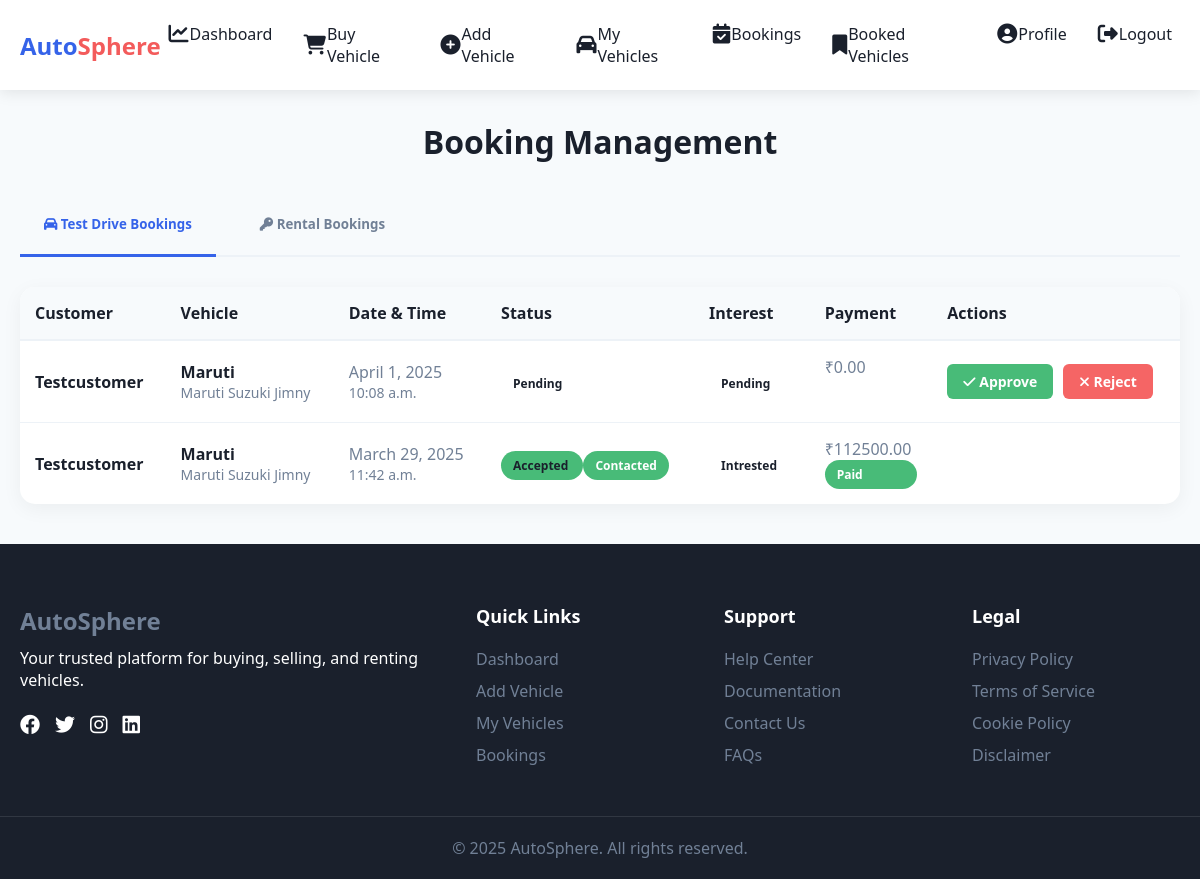
The app's page /Dealer/bookings/ (signed in), older data.
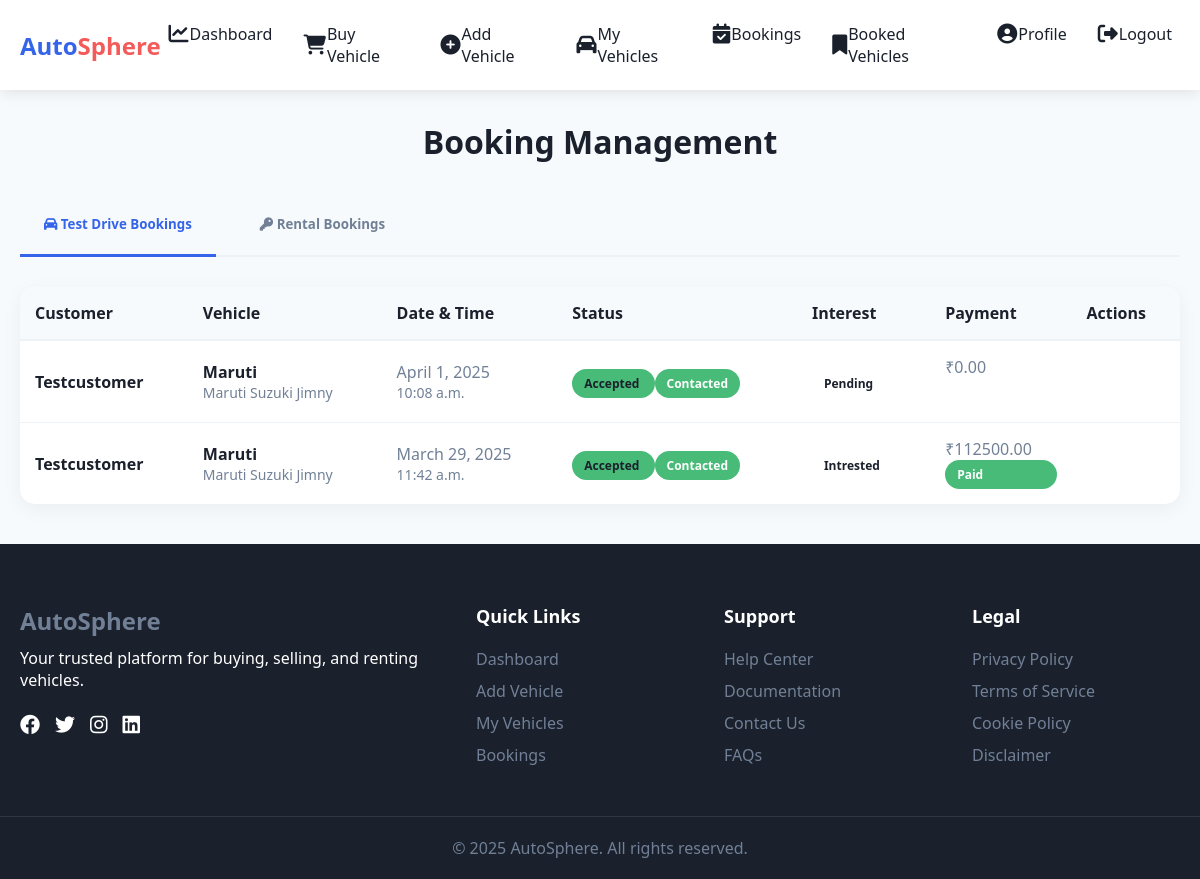
The same page, newer data.
### Customer/models.py (models this page shows, shortened)
class TestDriveBooking(models.Model):
    customer = models.ForeignKey(Customer, on_delete=models.CASCADE, null=True, blank=True)  # Allow null for dealers
    dealer = models.ForeignKey(Dealer, on_delete=models.CASCADE, null=True, blank=True)  # Optional Dealer field
    vehicle = models.ForeignKey(Vehicle, on_delete=models.CASCADE)
    date = models.DateField()
    time = models.TimeField()
    status = models.CharField(max_length=20, choices=[("Pending", "Pending"), ("Accepted", "Accepted"), ("Rejected", "Rejected")], default="Pending")
    payment_status = models.CharField(max_length=20, choices=[("Pending", "Pending"), ("Paid", "Paid")], default="Pending")
    Payment_amount = models.DecimalField(max_digits=10, decimal_places=2, default=0.00)
    Contancted = models.CharField(max_length=20, choices=[("Pending", "Pending"), ("Contacted", "Contacted")], default="Pending")
    Intrested = models.CharField(max_length=20, choices=[("Pending", "Pending"), ("Intrested", "Intrested"),("Not-Intrested", "Not-Intrested")], default="Pending")

class Customer(models.Model):
    name = models.CharField(max_length=100)
    email = models.EmailField(unique=True)
    phone = models.CharField(max_length=15, unique=True)
    registered_at = models.DateTimeField(default=now)
    approval_status = models.BooleanField(default=False)
    password = models.CharField(max_length=128)
    id_proof_number = models.CharField(max_length=50, unique=True)
    profile_image = models.ImageField(upload_to='profile_images/', null=True, blank=True)
    address = models.TextField()

class Vehicle(models.Model):
    SALE = 'sale'
    RENT = 'rent'
    VEHICLE_TYPES = [
        (SALE, 'For Sale'),
        (RENT, 'For Rent'),
    ]
    dealer = models.ForeignKey(Dealer, on_delete=models.CASCADE, null=True, blank=True)
    showroom_dealer = models.ForeignKey(Showroom, on_delete=models.CASCADE, null=True, blank=True)
    owner = models.ForeignKey(Customer, on_delete=models.CASCADE, null=True, blank=True)
    title = models.CharField(max_length=255)
    brand = models.CharField(max_length=100)
    model = models.CharField(max_length=100)
    year = models.PositiveIntegerField()
    price = models.DecimalField(max_digits=10, decimal_places=2)
    vehicle_type = models.CharField(max_length=10, choices=VEHICLE_TYPES, default=SALE)
    description = models.TextField()
    mileage = models.PositiveIntegerField(null=True, blank=True)
    fuel_type = models.CharField(max_length=50, choices=[("Petrol", "Petrol"), ("Diesel", "Diesel"), ("Electric", "Electric")])
    transmission = models.CharField(max_length=50, choices=[("Manual", "Manual"), ("Automatic", "Automatic")])
    available = models.BooleanField(default=True)
    image = models.ImageField(upload_to="vehicle_images/", null=True, blank=True)
    created_at = models.DateTimeField(default=now)

### Dealer/views.py (the view)
# urls.py: path("bookings/", views.dealer_bookings, name="dealer_bookings"),
def dealer_bookings(request):
    if "did" not in request.session:
        return redirect("Dealer:login")
    dealer_id = request.session["did"]
    test_drives = TestDriveBooking.objects.filter(vehicle__dealer_id=dealer_id).order_by("-date", "-time")
    rentals = RentalBooking.objects.filter(vehicle__dealer_id=dealer_id).order_by("-rental_date")
    return render(
        request,
        "Dealer/dealer_bookings.html",
        {"test_drives": test_drives, "rentals": rentals},
    )

### Dealer/templates/Dealer/dealer_bookings.html (shortened to what the changed rows need)
<!DOCTYPE html>
<html lang="en">
<head>
    <link rel="stylesheet" href="https://cdnjs.cloudflare.com/ajax/libs/font-awesome/6.4.0/css/all.min.css">
</head>
<body>
    <div class="bookings-container">
        <div class="page-header">
            <h2>Booking Management</h2>
        </div>
        <div id="test-drives" class="tab-content active">
            <div class="booking-card">
                <table class="booking-table">
                    <thead>
                        <tr>
                            <th>Customer</th>
                            <th>Vehicle</th>
                            <th>Date & Time</th>
                            <th>Status</th>
                            <th>Interest</th>
                            <th>Payment</th>
                            <th>Actions</th>
                        </tr>
                    </thead>
                    <tbody>
                        {% for booking in test_drives %}
                        <tr>
                            <td>
                                <div style="font-weight: 600; color: var(--dark);">{{ booking.customer.name }}</div>
                            </td>
                            <td>
                                <div style="font-weight: 600; color: var(--dark);">{{ booking.vehicle.brand }}</div>
                                <div style="font-size: 14px;">{{ booking.vehicle.model }}</div>
                            </td>
                            <td>
                                <div>{{ booking.date }}</div>
                                <div style="font-size: 14px;">{{ booking.time }}</div>
                            </td>
                            <td>
                                <span class="badge {% if booking.status == 'Pending' %}badge-pending{% elif booking.status == 'Accepted' %}badge-success{% else %}badge-error{% endif %}" style="color: #1A202C;">
                                    {{ booking.status }}
                                </span>
                                {% if booking.Contancted == "Contacted" %}
                                <span class="badge badge-success" >Contacted</span>
                                {% endif %}
                            </td>
                            <td>
                                <span class="badge {% if booking.Intrested == 'Yes' %}badge-success{% elif booking.Intrested == 'No' %}badge-error{% else %}badge-pending{% endif %}" style="color: #1A202C;">
                                    {{ booking.Intrested }}
                                </span>
                            </td>
                            <td>
                                <div>₹{{ booking.Payment_amount }}</div>
                                <div class="badge {% if booking.payment_status == 'Paid' %}badge-success{% else %}badge-pending{% endif %}">
                                </div>
                            </td>
                            <td>
                                <div class="action-buttons">
                                    {% if booking.status == "Pending" %}
                                    <a href="{% url 'Dealer:approve_dealer_booking' 'test_drive' booking.id %}" class="btn btn-approve">
                                        <i class="fas fa-check"></i>
                                        Approve
                                    </a>
                                    <a href="{% url 'Dealer:reject_dealer_booking' 'test_drive' booking.id %}" class="btn btn-reject">
                                        <i class="fas fa-times"></i>
                                        Reject
                                    </a>
                                    {% elif booking.status == "Accepted" and booking.Contancted == "Pending" %}
                                    <a href="{% url 'Dealer:mark_as_contacted' booking.id %}" class="btn btn-contact">
                                        <i class="fas fa-phone"></i>
                                        Mark Contacted
                                    </a>
                                    {% endif %}
                                </div>
                            </td>
                        </tr>
                        {% endfor %}
                    </tbody>
                </table>
            </div>
        </div>
    </div>
</body>
</html>

Row changes from the older to the newer data that the page shows:
changed TestDriveBooking "April 1, 2025": status "Pending" → "Accepted"; now shows "Contacted"; no longer shows "Approve Reject"
